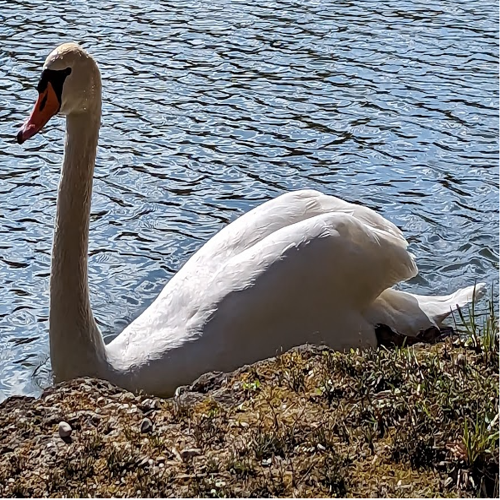
%> input picture swan500.png, 500 x 500 px
$ octave superResolution.m   (GNU Octave 9; MATLAB toolbox functions it lacks are replaced by stand-ins)
%> lines starting %> are read from the running program, lines starting %| are printed output that depends on the picture
### GradientEnergy.m
function gradient_E = GradientEnergy(Ih, Il, G, beta)
    Ih_smooth_down = imfilter(Ih, G, 'same');
    Ih_smooth_down = imresize(Ih_smooth_down, size(Il), 'bicubic');

    diff = Ih_smooth_down - Il;

    % Upsample the difference and convolve with G
    diff_up = imresize(diff, size(Ih), 'bicubic');
    diff_up_smooth = imfilter(diff_up, G, 'same');

    % Compute the Laplacian of Ih and ITh
    lap_Ih = del2(Ih);
    lap_ITh = imresize(del2(HRGradientTransform(Ih, Il)), size(Ih), 'bicubic');
    lap_diff = lap_Ih - lap_ITh;

    % Compute the gradient of the energy function
    gradient_E = diff_up_smooth - beta * lap_diff;
end

### HRGradientTransform.m
function transformed = HRGradientTransform(HR, LR)
    ratio = fieldRatio(HR,LR);
    lrgrad = imgradient(LR);
    transformed = ratio.*lrgrad;
end

### fieldRatio.m
function ratio = fieldRatio(HR, LR)
    treshold = 0.1;
    length = 5;
    lambda_h = 1.6;
    lambda_l = 1.6; % Assuming the same lambda for both HR and LR

    HR_downsampled = imresize(HR, size(LR), 'bicubic');

    [hr_s, hr_curves] = gradientProfileSharpness(HR_downsampled, treshold, length);
    [lr_s, lr_curves] = gradientProfileSharpness(LR, treshold, length);

    hr_s = hr_s + 1e-10;
    lr_s = lr_s + 1e-10;

    c = (lambda_h * a(lambda_h) * lr_s * gamma(1/lambda_l)) ./ (lambda_l * a(lambda_l) * hr_s * gamma(1/lambda_h));
    x = (-((a(lambda_h) * abs(hr_curves))./hr_s).^lambda_h) + ((a(lambda_l) * abs(lr_curves)./lr_s).^lambda_l);
    exp_term = exp(x);
    ratio = c .* exp_term;

end

function a_val = a(lambda)
    a_val = sqrt(gamma(3/lambda) / gamma(1/lambda));
end

### gradientProfileSharpness.m
function [profile_sharpness, curve_lengths] = gradientProfileSharpness(I, treshold, length)
    [Gx,Gy] = imgradient(I);
    magnitude = sqrt(Gx.^2 + Gy.^2);
    direction = atan2(Gy, Gx);

    edge_pixels = magnitude > treshold;
    zeta1 = 0.15;
    zeta2 = 0.08;
    gamma_ = 5;
    neighborhood_size = 5;
    % Trace gradient profile
    profile_length = length;
    profile_sharpness = zeros(size(I));
    curve_lengths = zeros(size(I));

    for i = 1:size(I,1)
        for j = 1:size(I,2)
            if edge_pixels(i,j)
                profile = zeros(1, profile_length);
                x0 = [i,j];
                profile(1) = magnitude(i,j);
                direction_x0 = direction(i,j);
                k = 1;
                while k < profile_length
                    x = round(x0 + k * [cos(direction_x0), sin(direction_x0)]);
                    if x(1) > 0 && x(1) <= size(I,1) && x(2) > 0 && x(2) <= size(I,2)
                        new_magnitude = magnitude(x(1), x(2));
                        if new_magnitude == 0
                            break;
                        end
                        profile(k) = new_magnitude;
                        direction_x0 = direction(x(1), x(2));
                    else
                        break; % Stop if out of bounds
                    end
                    k = k + 1;
                end
                % Compute variance of profile eg the sharpness
                profile_sum = sum(profile);
                if profile_sum == 0 % Check for zero sum
                    profile_sharpness(i,j) = 0;
                else
                    m_prime = profile ./ profile_sum;
                    curve_lengths(i,j) = sqrt(sum(diff([x0; x], 1, 1).^2, 2));
                    profile_sharpness(i,j) = sqrt(sum(m_prime .* curve_lengths(i,j).^2));
                end
            end
        end
    end


% Find edge pixels
[edge_rows, edge_cols] = find(edge_pixels);
num_edge_pixels = numel(edge_rows);

edges = zeros(num_edge_pixels * (2 * neighborhood_size + 1)^2, 2);
weights = zeros(num_edge_pixels * (2 * neighborhood_size + 1)^2, 1);

idx = 0;

for k = 1:num_edge_pixels
    i = edge_rows(k);
    j = edge_cols(k);

    % Get indices of neighboring edge pixels within the neighborhood
    neighborhood_rows = max(1, min(size(I, 1), i + (-neighborhood_size:neighborhood_size)));
    neighborhood_cols = max(1, min(size(I, 2), j + (-neighborhood_size:neighborhood_size)));
    [neighborhood_i, neighborhood_j] = meshgrid(neighborhood_rows, neighborhood_cols);
    neighborhood_i = neighborhood_i(:);
    neighborhood_j = neighborhood_j(:);

    % Exclude the current pixel from the neighborhood
    exclude_idx = find(neighborhood_i == i & neighborhood_j == j);
    neighborhood_i(exclude_idx) = [];
    neighborhood_j(exclude_idx) = [];

    % Compute gradient differences and distances
    grad_diff = sqrt((Gx(i,j) - Gx(sub2ind(size(Gx), neighborhood_i, neighborhood_j))).^2 + ...
                    (Gy(i,j) - Gy(sub2ind(size(Gy), neighborhood_i, neighborhood_j))).^2);
    dist = sqrt((i - neighborhood_i).^2 + (j - neighborhood_j).^2);


    % Compute edge weights and store edges
    num_neighbors = numel(neighborhood_i);
    edges(idx+1:idx+num_neighbors, :) = [i * ones(num_neighbors, 1), j * ones(num_neighbors, 1)];
    weights(idx+1:idx+num_neighbors) = exp(-zeta1 * grad_diff.^2 - zeta2 * dist.^2);
    idx = idx + num_neighbors;
end

    edges = edges(1:idx, :);
    weights = weights(1:idx);
    nodes = num_edge_pixels;

    % Estimate sharpness
    sigma_hat = profile_sharpness(edge_pixels);
    sigma = sigma_hat;

    % Create graph
    G = graph(edges(:,1), edges(:,2), weights, nodes);
    G = simplify(G);
    A = adjacency(G, 'weighted');
    sigma = sigma(:);
    % Minimize energy
    for i = 1:20
        sigma_prev = sigma;
        sigma = (sigma_hat + gamma_ * (A * sigma)) ./ (1 + gamma_ * sum(A, 2));
        if norm(sigma - sigma_prev) < 1e-6
            break;
        end
    end
    profile_sharpness = zeros(size(I));
    profile_sharpness(edge_pixels) = sigma;
end

### superResolution.m
% Take low resolution images and upscale them using gradient profile prior
origimg = imread("swan500.png");
%> origimg is the input picture: size 500x500x3 uint8; mean R, G, B 121.7, 123.9, 127.1
origimg = im2gray(origimg);
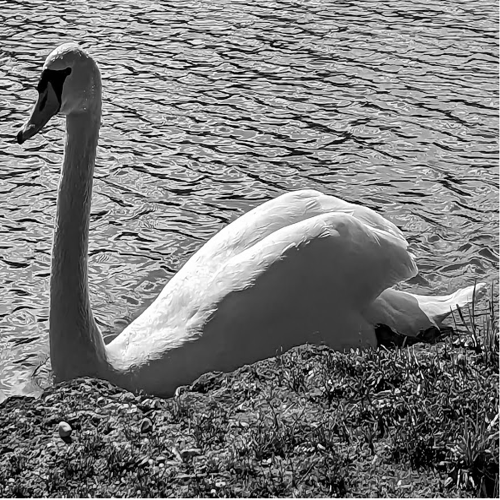
%> origimg: size 500x500 uint8; min 0, max 255, mean 123.6
origimg = double(origimg);
%> origimg: size 500x500 double
Il = imresize(origimg, 0.5);
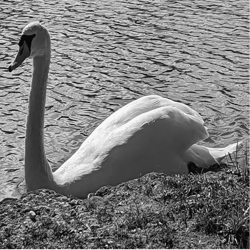
%> Il: size 250x250 double; min -8.83, max 262.2, mean 123.6; drawn with min black and max white
rescaleFactor = 2;

% Define spatial filter G for downsampling and smoothing
sigma = [0.8, 1.2, 1.6]; % Kernel standard deviations for different upsampling factors
s = sigma(rescaleFactor-1);
filter_size = 2 * ceil(2 * s) + 1;
G = fspecial('gaussian', filter_size, s);

% Define parameters
beta = 0.5; % Weight parameter for gradient constraint
tau = 0.2; % Step size for gradient descent
num_iterations = 3; % Number of iterations for gradient descent

% Initialize HR image Ih
Ih = imresize(Il, rescaleFactor, 'bicubic'); % Initialize with upsampling
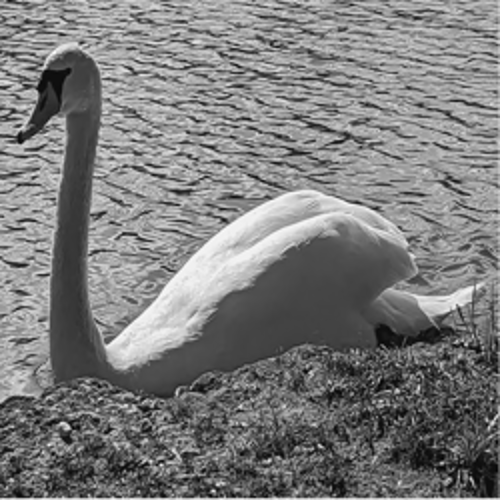
%> Ih: size 500x500 double; min -16.04, max 269.2, mean 123.6; drawn with min black and max white
%> the run ends on the next line
% Gradient descent optimization
regularupscale = Ih;
for iter = 1:num_iterations
    % Compute gradient of the energy function
    gradient_E = GradientEnergy(Ih, Il, G, beta);
